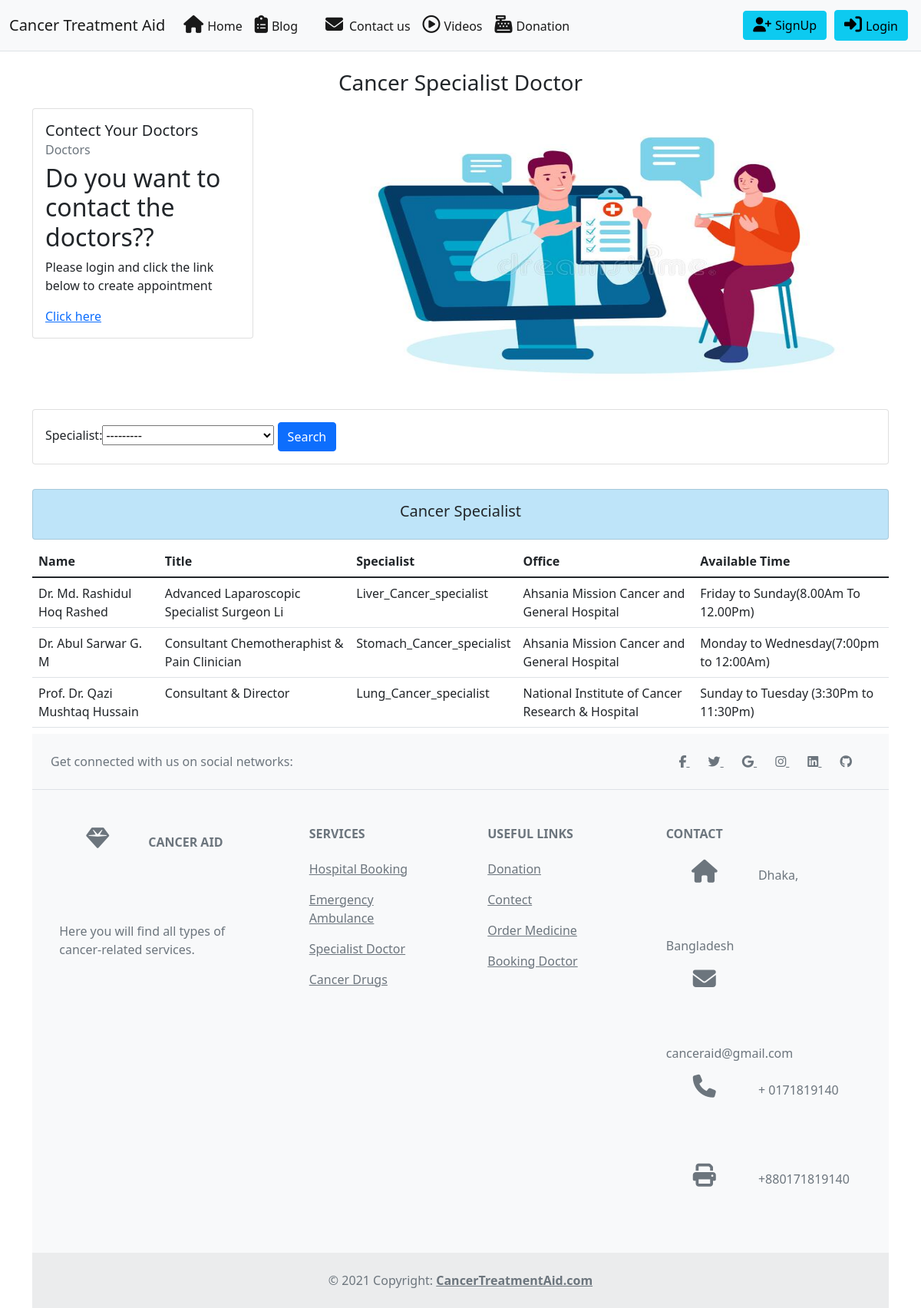
Screenshot of /doctor with the database file from the repository.
### CancerAid/models.py (models this page shows, shortened)
class Doctor(models.Model):
	user = models.OneToOneField(User, null=True, on_delete=models.CASCADE)
	SPECIALIST = (
			('Lung_Cancer_specialist', 'Lung_Cancer_specialist'),
			('Stomach_Cancer_specialist', 'Stomach_Cancer_specialist'),
			('Liver_Cancer_specialist', 'Liver_Cancer_specialist'),
			)
	name = models.CharField(max_length=200, null=True)
	title = models.CharField(max_length=200, null=True)
	specialist = models.CharField(max_length=200, null=True, choices=SPECIALIST)
	office = models.CharField(max_length=200, null=True)
	available= models.CharField(max_length=200, null=True)

### CancerAid/views.py (the view)
# urls.py: path('doctor', doctorpage, name='doctorpage'),
def doctorpage(request):
    doctor = Doctor.objects.all()
    myFilter = DoctorFilter(request.GET,queryset=doctor)
    doctor = myFilter.qs
    context={'doctor':doctor,'myFilter':myFilter}
    return render(request,'doctor.html',context)

### CancerAid/templates/doctor.html
{% extends 'index.html' %}
{% block body %}
<div class="container">
<br>
<h3 style="text-align: center;">Cancer Specialist Doctor</h3>
<div class="row">
  <div class="col-4">
          <div class="card my-2" style="width: 18rem;">
              <div class="card-body">
                <h5 class="card-title">Contect Your Doctors</h5>
                <h6 class="card-subtitle mb-2 text-muted">Doctors</h6>
                <h2>Do you want to contact the doctors??</h2>
                <p class="card-text">Please login and click the link below to create appointment</p>
                <a href="{% url 'createOrd' user.id%}" class="card-link center">Click here</a>
              </div>
            </div>
  </div>
  <div class="col-8">
<img height="400px" width="600px" src="../static/img/5.jpg" class="d-block w-100" alt="..." class="center"></div>
</div>
<div class="row">
	<div class="col">
		<div class="card card-body">
			<form method="get">
				{{myFilter.form}}
		    <button class="btn btn-primary" type="submit">Search</button>
		  </form>
		</div>
	</div>
</div>
<br>
</div>
<div class="container">
    <div class="card card-body my-2" style="background: #BEE4F9;">
        <h5 style="text-align: center;">Cancer Specialist</h5>
    </div>
    <table class="table table-hover my-2">
        <thead>
          <tr>
            <th scope="col">Name</th>
            <th scope="col">Title</th>
            <th scope="col">Specialist</th>
            <th scope="col">Office</th>
            <th scope="col">Available Time</th>
          </tr>
        </thead>
        <tbody>
            {% for i in doctor%}
                        <tr>
                        <td>{{i.name}}</td>
                        <td>{{i.title}}</td>
                        <td>{{i.specialist}}</td>
                        <td>{{i.office}}</td>
                        <td>{{i.available}}</td>
                    </tr>
                    {% endfor %}
        </tbody>
      </table>
{% endblock %}

### rows the page displays
Doctor: name "Dr. Md. Rashidul Hoq Rashed", title "Advanced Laparoscopic Specialist Surgeon Li", specialist "Liver_Cancer_specialist", office "Ahsania Mission Cancer and General Hospital", available "Friday to Sunday(8.00Am To 12.00Pm)"
Doctor: name "Dr. Abul Sarwar G. M", title "Consultant Chemotheraphist & Pain Clinician", specialist "Stomach_Cancer_specialist", office "Ahsania Mission Cancer and General Hospital", available "Monday to Wednesday(7:00pm to 12:00Am)"
Doctor: name "Prof. Dr. Qazi Mushtaq Hussain", title "Consultant & Director", specialist "Lung_Cancer_specialist", office "National Institute of Cancer Research & Hospital", available "Sunday to Tuesday (3:30Pm to 11:30Pm)"
